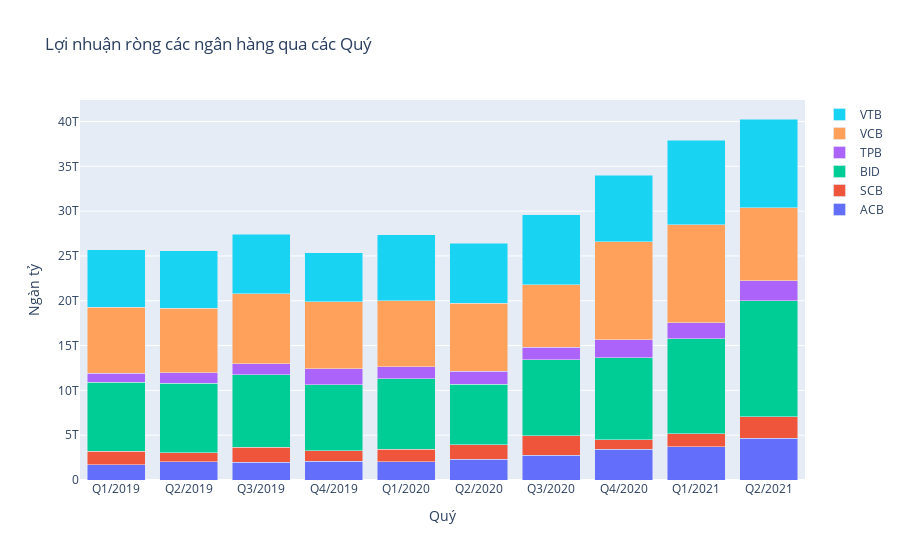

Notebook source saved alongside this figure:
### Code cell
npr = go.Figure(data=[
    go.Bar(name='ACB', y= acb_npr, x= Quarter),
    go.Bar(name='SCB', y= scb_npr, x= Quarter),
    go.Bar(name='BID', y= bid_npr, x= Quarter),
    go.Bar(name='TPB', y= tpb_npr, x= Quarter),
    go.Bar(name='VCB', y= vcb_npr, x= Quarter),
    go.Bar(name='VTB', y= vtb_npr, x= Quarter)
])

npr.update_layout(title='Lợi nhuận ròng các ngân hàng qua các Quý',yaxis_title='Ngàn tỷ',
                   xaxis_title='Quý',barmode= 'stack')

npr.show()
